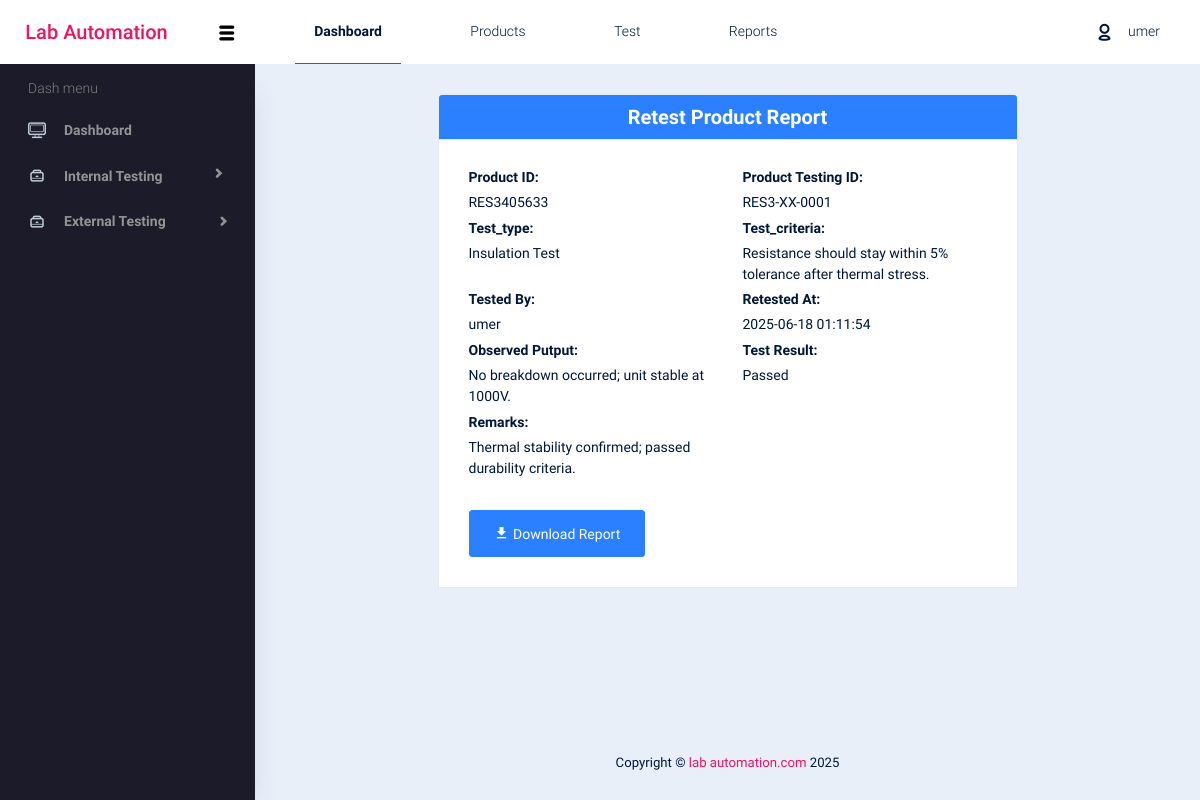
/retest-prod-report.php?prodid=2 (signed in), run on the app's committed database.
### tables this page shows
CREATE TABLE `retested_products` (
  `id` int(11) NOT NULL,
  `product_id` varchar(50) NOT NULL,
  `test_id` varchar(50) NOT NULL,
  `test_type` varchar(100) NOT NULL,
  `test_criteria` text NOT NULL,
  `observed_output` text NOT NULL,
  `tested_by` varchar(100) NOT NULL,
  `test_result` enum('Passed','Failed') NOT NULL,
  `remarks` text NOT NULL,
  `retest_date` timestamp NOT NULL DEFAULT current_timestamp()
);

### retest-prod-report.php (the view, shortened to what this page needs)
<!DOCTYPE html>
<html lang="en">
<head>
    <link rel="stylesheet" href="vendors/typicons.font/font/typicons.css">
    <link rel="stylesheet" href="vendors/css/vendor.bundle.base.css">
    <link rel="stylesheet" href="css/vertical-layout-light/style.css">
    <link href="https://cdn.jsdelivr.net/npm/@mdi/font@7.2.96/css/materialdesignicons.min.css" rel="stylesheet">
</head>
<body>
    <div class="container-scroller">
        <?php include 'components/navBar.php'; ?>
        <div class="container-fluid page-body-wrapper">
            <?php include 'components/sideBar.php'; ?>
            <div class="main-panel">
                <div class="content-wrapper" style="display: flex; justify-content: center;">
                    <div class="row justify-content-center">
                        <div class="col-md-8">
                            <div class="card" id="htmlContent">
                                <div class="card-header bg-info text-white">
                                    <h3 class="text-center mb-0 font-weight-bold">Retest Product Report</h3>
                                </div>
                                <?php
                                include "config.php";
                                $id = $_GET['prodid'];
                                $sql = "SELECT * FROM retested_products
                                        WHERE id = {$id}";
                                $result = mysqli_query($connect, $sql);
                                if ($row = mysqli_fetch_assoc($result)) {
                                    ?>
                                    <div class="card-body">
                                        <div class="row">
                                            <div class="col-md-6">
                                                <h5 class="font-weight-bold">Product ID:</h5>
                                                <p><?= $row['product_id'] ?></p>
                                            </div>
                                            <div class="col-md-6">
                                                <h5 class="font-weight-bold">Product Testing ID:</h5>
                                                <p><?= $row['test_id'] ?></p>
                                            </div>
                                            <div class="col-md-6">
                                                <h5 class="font-weight-bold">Test_type:</h5>
                                                <p><?= $row['test_type'] ?></p>
                                            </div>
                                            <div class="col-md-6">
                                                <h5 class="font-weight-bold">Test_criteria:</h5>
                                                <p><?= $row['test_criteria'] ?></p>
                                            </div>
                                            <div class="col-md-6">
                                                <h5 class="font-weight-bold">Tested By:</h5>
                                                <p><?= $row['tested_by'] ?></p>
                                            </div>
                                            <div class="col-md-6">
                                                <h5 class="font-weight-bold">Retested At:</h5>
                                                <p><?= $row['retest_date'] ?></p>
                                            </div>
                                            <div class="col-md-6">
                                                <h5 class="font-weight-bold">Observed Putput:</h5>
                                                <p><?= $row['observed_output'] ?></p>
                                            </div>
                                            <div class="col-md-6">
                                                <h5 class="font-weight-bold">Test Result:</h5>
                                                <p><?= $row['test_result'] ?></p>
                                            </div>
                                            <div class="col-md-6">
                                                <h5 class="font-weight-bold">Remarks:</h5>
                                                <p><?= $row['remarks'] ?></p>
                                            </div>
                                            <div class="col-md-12 mt-4">
                                                <button class="btn btn-info no-print" id="generatePDF">
                                                    <i class="mdi mdi-download"></i> Download Report
                                                </button>
                                            </div>
                                        </div>
                                    </div>
                                <?php } ?>
                            </div>
                        </div>
                    </div>
                </div>
                <?php include 'components/footer.php'; ?>
            </div>
        </div>
    </div>
</body>
</html>

### data on the page
retested_products: product "RES3405633", test "RES3-XX-0001", test_type "Insulation Test", test_criteria "Resistance should stay within 5% tolerance after thermal stress.", tested_by "umer", retest_date "2025-06-18 01:11:54", observed_output "No breakdown occurred; unit stable at 1000V.", test_result "Passed", remarks "Thermal stability confirmed; passed durability criteria."

### other printed values
$_SESSION["first_name"] "umer"
